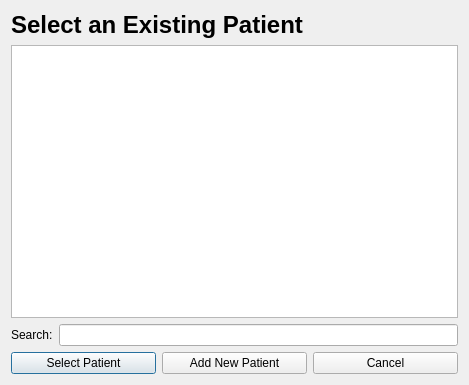
<?xml version="1.0" encoding="UTF-8"?>
<ui version="4.0">
 <class>Dialog</class>
 <widget class="QDialog" name="Dialog">
  <property name="geometry">
   <rect>
    <x>0</x>
    <y>0</y>
    <width>469</width>
    <height>385</height>
   </rect>
  </property>
  <property name="windowTitle">
   <string>Dialog</string>
  </property>
  <layout class="QVBoxLayout" name="verticalLayout_2">
   <item>
    <layout class="QVBoxLayout" name="verticalLayout">
     <item>
      <widget class="QLabel" name="label">
       <property name="text">
        <string>&lt;html&gt;&lt;head/&gt;&lt;body&gt;&lt;p&gt;&lt;span style=&quot; font-size:18pt; font-weight:600;&quot;&gt;Select an Existing Patient&lt;/span&gt;&lt;/p&gt;&lt;/body&gt;&lt;/html&gt;</string>
       </property>
      </widget>
     </item>
     <item>
      <widget class="QTableView" name="tablePatients"/>
     </item>
     <item>
      <layout class="QHBoxLayout" name="horizontalLayout">
       <item>
        <widget class="QLabel" name="label_2">
         <property name="text">
          <string>Search:</string>
         </property>
         <property name="buddy">
          <cstring>txtSearch</cstring>
         </property>
        </widget>
       </item>
       <item>
        <widget class="QLineEdit" name="txtSearch"/>
       </item>
      </layout>
     </item>
     <item>
      <layout class="QHBoxLayout" name="horizontalLayout_2">
       <item>
        <widget class="QPushButton" name="buttonSelectPatient">
         <property name="text">
          <string>Select Patient</string>
         </property>
        </widget>
       </item>
       <item>
        <widget class="QPushButton" name="buttonAddNewPatient">
         <property name="text">
          <string>Add New Patient</string>
         </property>
        </widget>
       </item>
       <item>
        <widget class="QPushButton" name="buttonCancel">
         <property name="text">
          <string>Cancel</string>
         </property>
        </widget>
       </item>
      </layout>
     </item>
    </layout>
   </item>
  </layout>
 </widget>
 <resources/>
 <connections>
  <connection>
   <sender>buttonCancel</sender>
   <signal>clicked()</signal>
   <receiver>Dialog</receiver>
   <slot>close()</slot>
   <hints>
    <hint type="sourcelabel">
     <x>408</x>
     <y>356</y>
    </hint>
    <hint type="destinationlabel">
     <x>462</x>
     <y>334</y>
    </hint>
   </hints>
  </connection>
 </connections>
</ui>
